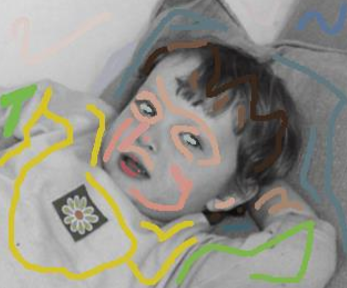
%> input picture Assignment_C/gray.png, 347 x 288 px
$ octave Colorization.m   (GNU Octave 9; MATLAB toolbox functions it lacks are replaced by stand-ins)
%> lines starting %> are read from the running program, lines starting %| are printed output that depends on the picture
image = imread('gray.png');
%> image is the input picture: size 288x347x3 uint8; mean R, G, B 146.9, 145.8, 135.5
%image = imread('new image - j47eo.jpg');
image = imresize(image, 0.3); % make it small
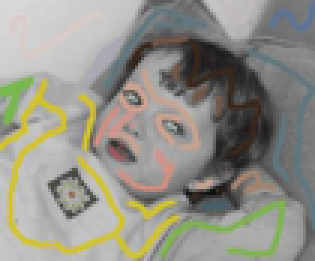
%> image: size 87x105x3 uint8 (shown 3 times larger); mean R, G, B 146.9, 145.8, 135.5
figure
imshow(image);
[h,w,d] = size(image);
%> h = 87; w = 105; d = 3
coords = double(reshape(image,w*h,3));
coords = coords/255;
YIQ = rgb2ntsc(coords);
Y = YIQ(:,1);
I = YIQ(:,2);
Q = YIQ(:,3);

index_nc = []; % indices of pixel does not belong to C
index_c = []; % indices of picel belongs to C
for i=1:h*w
    if(I(i)==0)
        index_nc = [index_nc; i];
    else
        index_c = [index_c; i];
    end
end
%> after the loop, index_nc = 313 values from 1 to 9134
% construct L
size_L = 4*3+(h-2)*2*5+(w-2)*2*5+(h-2)*(w-2)*8;
%> size_L = 71932
i = zeros(size_L,1);
j = zeros(size_L,1);
v = zeros(size_L,1);

index_l = 1;

for m = 1:h*w
    if (m==1) % pixel on the top left corner
        var_y = var([Y(m+1); Y(m+h); Y(m+h+1)]);
        W = zeros(3,1);
        W(1) = exp(-(Y(m+1)-Y(m))^2/var_y);
        W(2) = exp(-(Y(m+h)-Y(m))^2/var_y);
        W(3) = exp(-(Y(m+h+1)-Y(m))^2/var_y);
        w_s = sum(W);
        W = W/w_s;
        i(index_l) = m;
        j(index_l) = m;
        v(index_l) = 1;
        index_l = index_l + 1;
        i(index_l) = m;
        j(index_l) = m +1;
        v(index_l) = -W(1);
        index_l = index_l + 1;
        i(index_l) = m;
        j(index_l) = m+h;
        v(index_l) = -W(2);
        index_l = index_l + 1;
        i(index_l) = m;
        j(index_l) = m+h+1;
        v(index_l) = -W(3);
        index_l = index_l + 1;
    elseif (m==h) % left bottom corner
        var_y = var([Y(m-1); Y(m+h-1); Y(m+h)]);
        W = zeros(3,1);
        W(1) = exp(-(Y(m-1)-Y(m))^2/var_y);
        W(2) = exp(-(Y(m+h-1)-Y(m))^2/var_y);
        W(3) = exp(-(Y(m+h)-Y(m))^2/var_y);
        w_s = sum(W);
        W = W/w_s;
        i(index_l) = m;
        j(index_l) = m -1;
        v(index_l) = -W(1);
        index_l = index_l + 1;
        i(index_l) = m;
        j(index_l) = m;
        v(index_l) = 1;
        index_l = index_l + 1;
        i(index_l) = m;
        j(index_l) = m+h-1;
        v(index_l) = -W(2);
        index_l = index_l + 1;
        i(index_l) = m;
        j(index_l) = m+h;
        v(index_l) = -W(3);
        index_l = index_l + 1;
    elseif (m==h*(w-1)+1) % right top corner
        var_y = var([Y(m-h); Y(m-h+1); Y(m+1)]);
        W = zeros(3,1);
        W(1) = exp(-(Y(m-h)-Y(m))^2/var_y);
        W(2) = exp(-(Y(m-h+1)-Y(m))^2/var_y);
        W(3) = exp(-(Y(m+1)-Y(m))^2/var_y);
        w_s = sum(W);
        i(index_l) = m;
        j(index_l) = m -h;
        v(index_l) = -W(1);
        index_l = index_l + 1;
        i(index_l) = m;
        j(index_l) = m-h+1;
        v(index_l) = -W(2);
        index_l = index_l + 1;
        i(index_l) = m;
        j(index_l) = m;
        v(index_l) = 1;
        index_l = index_l + 1;
        i(index_l) = m;
        j(index_l) = m+1;
        v(index_l) = -W(3);
        index_l = index_l + 1;
    elseif (m==h*w ) % right bottom corner
        var_y = var([Y(m-h-1); Y(m-h); Y(m-1)]);
        W = zeros(3,1);
        W(1) = exp(-(Y(m-h-1)-Y(m))^2/var_y);
        W(2) = exp(-(Y(m-h)-Y(m))^2/var_y);
        W(3) = exp(-(Y(m-1)-Y(m))^2/var_y);
        w_s = sum(W);
        W = W/w_s;
        i(index_l) = m;
        j(index_l) = m-h-1;
        v(index_l) = -W(1);
        index_l = index_l + 1;
        i(index_l) = m;
        j(index_l) = m-h;
        v(index_l) = -W(2);
        index_l = index_l + 1;
        i(index_l) = m;
        j(index_l) = m-1;
        v(index_l) = -W(3);
        index_l = index_l + 1;
        i(index_l) = m;
        j(index_l) = m;
        v(index_l) = 1;
        index_l = index_l + 1;
    elseif ( m>1 && m < h) % pixel on left edge
        var_y = var([Y(m-1);Y(m+1);Y(m+h-1);Y(m+h);Y(m+h+1)]);
        W = zeros(5,1);
        W(1) = exp(-(Y(m-1)-Y(m))^2/var_y);
        W(2) = exp(-(Y(m+1)-Y(m))^2/var_y);
        W(3) = exp(-(Y(m+h-1)-Y(m))^2/var_y);
        W(4) = exp(-(Y(m+h)-Y(m))^2/var_y);
        W(5) = exp(-(Y(m+h+1)-Y(m))^2/var_y);
        w_s = sum(W);
        W = W/w_s;
        i(index_l) = m;
        j(index_l) = m-1;
        v(index_l) = -W(1);
        index_l = index_l + 1;
        i(index_l) = m;
        j(index_l) = m;
        v(index_l) = 1;
        index_l = index_l + 1;
        i(index_l) = m;
        j(index_l) = m+1;
        v(index_l) = -W(2);
        index_l = index_l + 1;
        i(index_l) = m;
        j(index_l) = m+h-1;
        v(index_l) = -W(3);
        index_l = index_l + 1;
        i(index_l) = m;
        j(index_l) = m+h;
        v(index_l) = -W(4);
        index_l = index_l + 1;
        i(index_l) = m;
        j(index_l) = m+h+1;
        v(index_l) = -W(5);
        index_l = index_l + 1;
    elseif ( m>(h*(w-1)+1) && (m<h*w)) % pixel on right edge
        var_y = var([Y(m-h-1);Y(m-h);Y(m-h+1);Y(m-1);Y(m+1)]);
        W = zeros(5,1);
        W(1) = exp(-(Y(m-h-1)-Y(m))^2/var_y);
        W(2) = exp(-(Y(m-h)-Y(m))^2/var_y);
        W(3) = exp(-(Y(m-h+1)-Y(m))^2/var_y);
        W(4) = exp(-(Y(m-1)-Y(m))^2/var_y);
        W(5) = exp(-(Y(m+1)-Y(m))^2/var_y);
        w_s = sum(W);
        W = W/w_s;
        i(index_l) = m;
        j(index_l) = m-h-1;
        v(index_l) = -W(1);
        index_l = index_l + 1;
        i(index_l) = m;
        j(index_l) = m-h;
        v(index_l) = -W(2);
        index_l = index_l + 1;
        i(index_l) = m;
        j(index_l) = m-h+1;
        v(index_l) = -W(3);
        index_l = index_l + 1;
        i(index_l) = m;
        j(index_l) = m-1;
        v(index_l) = -W(4);
        index_l = index_l + 1;
        i(index_l) = m;
        j(index_l) = m;
        v(index_l) = 1;
        index_l = index_l + 1;
        i(index_l) = m;
        j(index_l) = m+1;
        v(index_l) = -W(5);
        index_l = index_l + 1;
    elseif (mod(m,h)==1) % pixel on top
        var_y = var([Y(m-h);Y(m-h+1);Y(m+1);Y(m+h);Y(m+h+1)]);
        W = zeros(5,1);
        W(1) = exp(-(Y(m-h)-Y(m))^2/var_y);
        W(2) = exp(-(Y(m-h+1)-Y(m))^2/var_y);
        W(3) = exp(-(Y(m+1)-Y(m))^2/var_y);
        W(4) = exp(-(Y(m+h)-Y(m))^2/var_y);
        W(5) = exp(-(Y(m+h+1)-Y(m))^2/var_y);
        w_s = sum(W);
        W = W/w_s;
        i(index_l) = m;
        j(index_l) = m-h;
        v(index_l) = -W(1);
        index_l = index_l + 1;
        i(index_l) = m;
        j(index_l) = m-h+1;
        v(index_l) = -W(2);
        index_l = index_l + 1;
        i(index_l) = m;
        j(index_l) = m;
        v(index_l) = 1;
        index_l = index_l + 1;
        i(index_l) = m;
        j(index_l) = m+1;
        v(index_l) = -W(3);
        index_l = index_l + 1;
        i(index_l) = m;
        j(index_l) = m+h;
        v(index_l) = -W(4);
        index_l = index_l + 1;
        i(index_l) = m;
        j(index_l) = m+h+1;
        v(index_l) = -W(5);
        index_l = index_l + 1;
    elseif (mod(m,h)==0) % on bottom
        var_y = var([Y(m-h-1);Y(m-h);Y(m-1);Y(m+h-1);Y(m+h)]);
        W = zeros(5,1);
        W(1) = exp(-(Y(m-h-1)-Y(m))^2/var_y);
        W(2) = exp(-(Y(m-h)-Y(m))^2/var_y);
        W(3) = exp(-(Y(m-1)-Y(m))^2/var_y);
        W(4) = exp(-(Y(m+h-1)-Y(m))^2/var_y);
        W(5) = exp(-(Y(m+h)-Y(m))^2/var_y);
        w_s = sum(W);
        W = W/w_s;
        i(index_l) = m;
        j(index_l) = m-h-1;
        v(index_l) = -W(1);
        index_l = index_l + 1;
        i(index_l) = m;
        j(index_l) = m-h;
        v(index_l) = -W(2);
        index_l = index_l + 1;
        i(index_l) = m;
        j(index_l) = m-1;
        v(index_l) = -W(3);
        index_l = index_l + 1;
        i(index_l) = m;
        j(index_l) = m;
        v(index_l) = 1;
        index_l = index_l + 1;
        i(index_l) = m;
        j(index_l) = m+h-1;
        v(index_l) = -W(4);
        index_l = index_l + 1;
        i(index_l) = m;
        j(index_l) = m+h;
        v(index_l) = -W(5);
        index_l = index_l + 1;
    else % other pixel
        var_y = var([Y(m-h-1);Y(m-h);Y(m-h+1);Y(m-1);Y(m+1);Y(m+h-1);Y(m+h);Y(m+h+1)]);
        W = zeros(8,1);
        W(1) = exp(-(Y(m-h-1)-Y(m))^2/var_y);
        W(2) = exp(-(Y(m-h)-Y(m))^2/var_y);
        W(3) = exp(-(Y(m-h+1)-Y(m))^2/var_y);
        W(4) = exp(-(Y(m-1)-Y(m))^2/var_y);
        W(5) = exp(-(Y(m+1)-Y(m))^2/var_y);
        W(6) = exp(-(Y(m+h-1)-Y(m))^2/var_y);
        W(7) = exp(-(Y(m+h)-Y(m))^2/var_y);
        W(8) = exp(-(Y(m+h+1)-Y(m))^2/var_y);
        w_s = sum(W);
        W = W/w_s;
        i(index_l) = m;
        j(index_l) = m-h-1;
        v(index_l) = -W(1);
        index_l = index_l + 1;
        i(index_l) = m;
        j(index_l) = m-h;
        v(index_l) = -W(2);
        index_l = index_l + 1;
        i(index_l) = m;
        j(index_l) = m-h+1;
        v(index_l) = -W(3);
        index_l = index_l + 1;
        i(index_l) = m;
        j(index_l) = m-1;
        v(index_l) = -W(4);
        index_l = index_l + 1;
        i(index_l) = m;
        j(index_l) = m;
        v(index_l) = 1;
        index_l = index_l + 1;
        i(index_l) = m;
        j(index_l) = m+1;
        v(index_l) = -W(5);
        index_l = index_l + 1;
        i(index_l) = m;
        j(index_l) = m+h-1;
        v(index_l) = -W(6);
        index_l = index_l + 1;
        i(index_l) = m;
        j(index_l) = m+h;
        v(index_l) = -W(7);
        index_l = index_l + 1;
        i(index_l) = m;
        j(index_l) = m+h+1;
        v(index_l) = -W(8);
        index_l = index_l + 1;
    end
end
%> this loop made 9135 passes
%> (var_y, w_s) on passes 1 to 12: (3.59e-05, 1.48), (2e-05, 2.44), (2.03e-05, 2.47), (8.85e-06, 2.78), (1.19e-06, 3.2), (1.81e-06, 3.5), (4.93e-06, 2.71), (8.42e-06, 1.86), (6.08e-06, 2.11), (8.94e-06, 2.91), (1.37e-05, 2.87), (2.63e-05, 1.68)
%> after the loop, W = [0.109; 0.869; 0.0217]; index_l = 81068; var_y = 6.66e-05; w_s = 1.15

L = sparse(i,j,v,h*w,h*w);

%Construct S
[size_c, ~] = size(index_c);
%> size_c = 8822
is = zeros(size_c,1);
js = zeros(size_c,1);
vs = zeros(size_c,1);
index_s = 1;
p = 1;
for q = 1:size_c
    is(index_s) = p;
    js(index_s) = index_c(q,:);
    vs(index_s) = 1;
    index_s = index_s + 1;
    p = p + 1;
end
%> after the loop, index_s = 8823; p = 8823
S = sparse(is,js,vs,size_c,h*w);
%hard contraint solution
Ic = I(index_c);
Qc = Q(index_c);
left = [L'*L,S';S,zeros(size(S,1),size(S,1))];
righti = [zeros(size(S,2),1); Ic];
rightq = [zeros(size(S,2),1); Qc];
% solve the eqution
xi = left \ righti;
xq = left \ rightq;
% slect what we need
In = xi(1:size(S,2),:);
Qn = xq(1:size(S,2),:);
% reconstruction
YIQnc = [Y, In, Qn];
RGB = ntsc2rgb(YIQnc);

newimage =uint8(reshape(RGB,h,w,d)*255);
figure, imshow(newimage);
